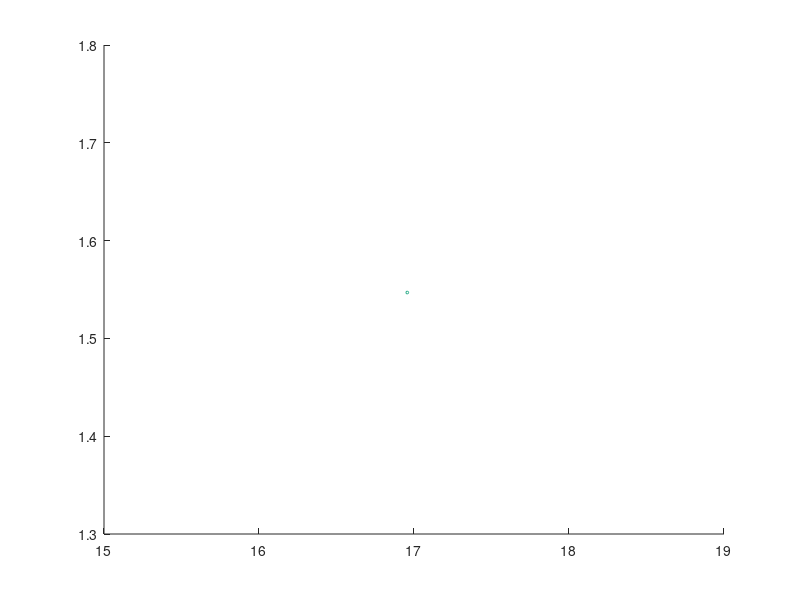

Here is the MATLAB script that generated this plot: (Note: this script raises an error after producing the figure.)
% DP mixture as stick-breaking construction (GEM)
% yields probability of assigning each observation to a cluster
% Following nomenclature of Teh 2010
%

%rng default;

H = @() rand(1,2) * 20; % base distribution = prior distribution over component parameters. Here, 2D uniform random variable in the square between [0, 0] and [10, 10] 
F = @(theta) mvnrnd(theta, [1 0; 0 1]); % component distribution, parametrized by theta. Here, 2D Gaussain with fixed covariance and parametrized mean. So we have a 2D Gaussian mixture

alpha = 10; % concentration parameter
N = 50; % # observations
K = 1000; % # of active clusters NOTE -- we must specify in advance here

n = []; % # of observations assigned to each cluster
z = nan(N,1); % cluster assignment for each observation
theta_star = []; % parameters for each cluster
theta = nan(N,2); % parameters for each observation = theta_star{z(i)}
x = nan(N,2);

beta = nan(K,1); % where we broke each stick
pi = nan(K,1); % mixing proportion = probability of each cluster

% draw cluster mixing proportions 
% pi ~ GEM(alpha)
% theta*_k ~ H
%
for k = 1:K % for each cluster k
    beta(k) = betarnd(1, alpha); % draw stick-breaking portion from beta distribution
    pi(k) = beta(k) * prod(1 - beta(1:k-1)); % mixing proportion of cluster k
    theta_star(k,:) = H(); % draw cluster params from base distribution
end

pi = pi / sum(pi); % the sum of pi converges to 1 as K --> infinity, however here we are working with limited K

% draw observations
% x_i ~ F(theta*_z_i)
%
for i = 1:N % for each observation i
    z(i) = find(mnrnd(1, pi)); % sample cluster assignment from categorical distribution with probabilities = the mixing proportions
    
    % draw actual observation based on its cluster parameters
    % this is where the "mixture" part comes in; up to now, it's just a DP
    % with stick-breaking construct
    %
    theta(i,:) = theta_star(z(i),:); % observation parameters = its cluster parameters
    x(i,:) = F(theta(i,:)); % draw observation
end


% plot the clusters
%
C = colormap;
C = C(randperm(size(C,1)),:); % use different color for each cluster

figure;
hold on;
for k = 1:max(z) % for each cluster
    if sum(z == k) == 0, continue; end % NOTE: not all clusters are used!!! unlike the CRP construct
    c = C(mod(k,64),:);
    scatter(x(z == k, 1), x(z == k, 2), 4, c); % plot all the observations
    circle(theta_star(k,1), theta_star(k,2), 2, c); % and a circle around the center (mean of observations)
end
hold off;

